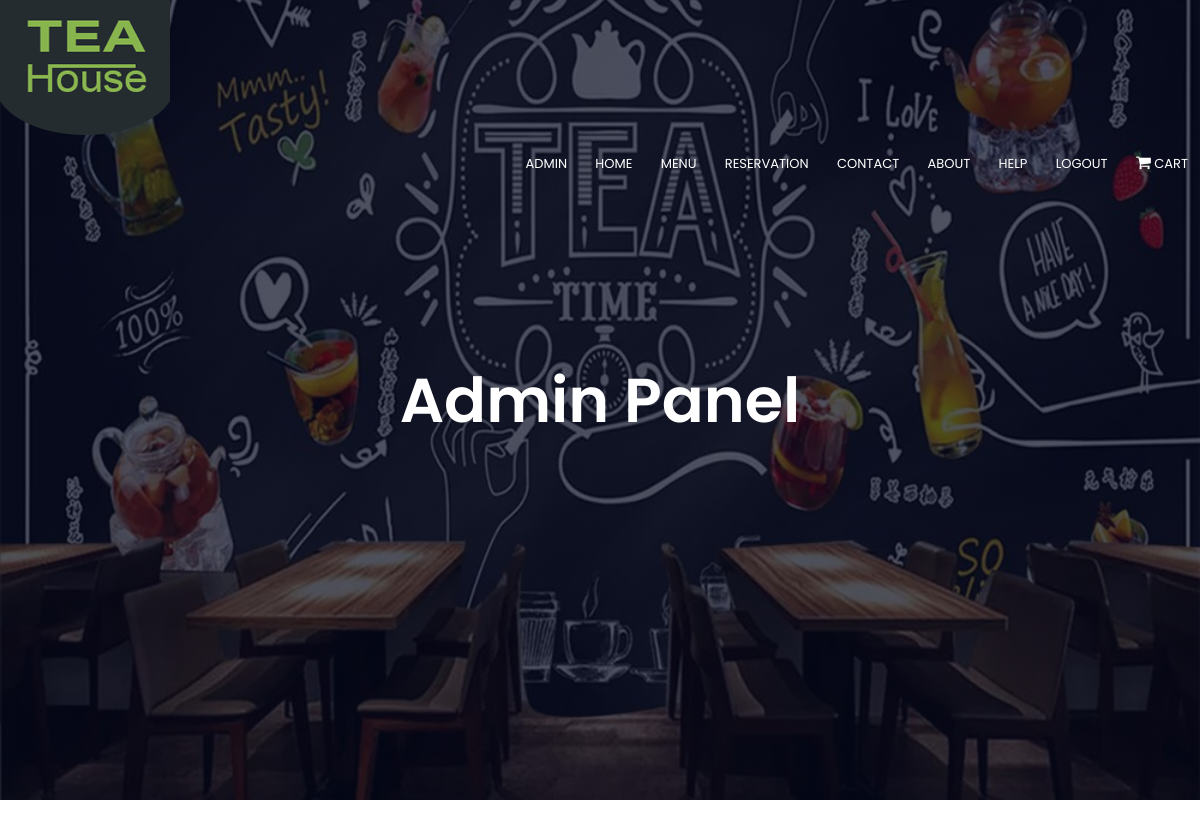
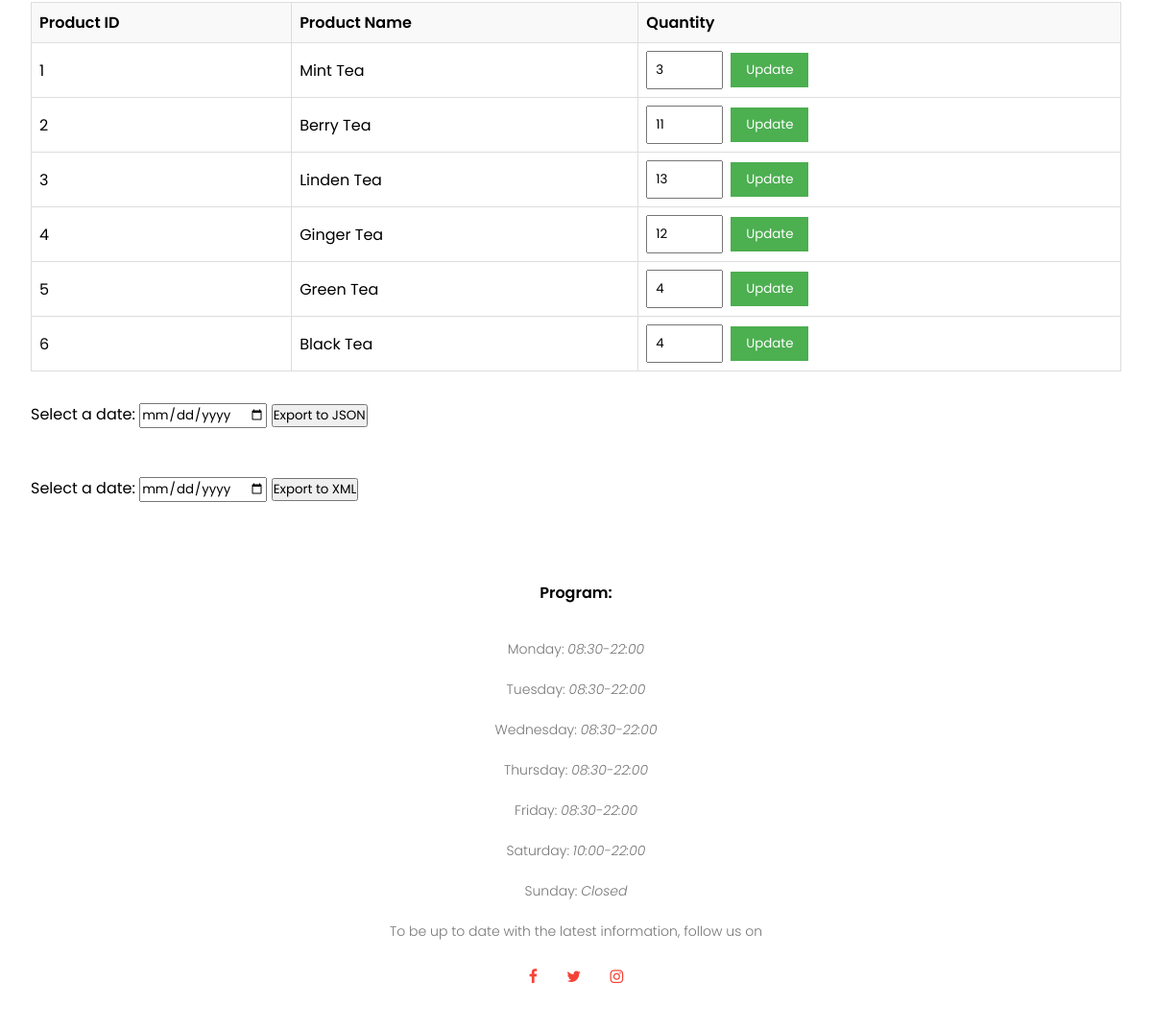
The app's page /admin/admin.php (signed in) with its own data (2 pictures, top to bottom).
### tables this page shows
CREATE TABLE `products` (
  `product_id` int(11) NOT NULL,
  `product_name` varchar(255) DEFAULT NULL,
  `quantity` int(3) NOT NULL
);

### admin/admin.php (the view, shortened to what this page needs)
<?php
if (isset($_SESSION['logged_in']) && $_SESSION['logged_in'] === true && isset($_SESSION['admin_in']) && $_SESSION['admin_in'] === true) {
    $isAdminLoggedIn = true;
} else {
    $isAdminLoggedIn = false;
}
require '../db_conn.php';
$sql = "SELECT * FROM products";
$result = mysqli_query($conn, $sql);
$products = array();
if (mysqli_num_rows($result) > 0) {
    while ($row = mysqli_fetch_assoc($result)) {
        $products[] = $row;
    }
}
?>
<!DOCTYPE html>
<html lang="zxx">
<head>
    <link rel="stylesheet" href="../styles/home.css">
    <link rel="stylesheet" href="../styles/admin.css">
    <link rel="stylesheet" href="https://stackpath.bootstrapcdn.com/font-awesome/4.7.0/css/font-awesome.min.css">
</head>
<body>
<section class="header">
    <div class="text-box">
        <h1>Admin Panel</h1>
    </div>
</section>
<?php if ($isAdminLoggedIn) { ?>
    <section class="admin-panel">
        <table>
            <tr>
                <th>Product ID</th>
                <th>Product Name</th>
                <th>Quantity</th>
            </tr>
            <?php foreach ($products as $product) { ?>
                <tr>
                    <td><?php echo $product['product_id']; ?></td>
                    <td><?php echo $product['product_name']; ?></td>
                    <td>
                        <form action="update_quantity.php" method="POST">
                            <input type="number" name="quantity" value="<?php echo $product['quantity']; ?>">
                            <button type="submit">Update</button>
                        </form>
                    </td>
                </tr>
            <?php } ?>
        </table>
    </section>
<?php } ?>
<?php if ($isAdminLoggedIn) { ?>
        <section class="admin-panel">
            <form method="POST" action="export_json.php">
                <label for="selected_date">Select a date:</label>
                <input type="date" id="selected_date" name="selected_date">
                <button type="submit" name="export">Export to JSON</button>
            </form>
            <br></br>
            <form method="POST" action="export_xml.php">
                <label for="selected_date">Select a date:</label>
                <input type="date" id="selected_date" name="selected_date">
                <button type="submit" name="export_xml">Export to XML</button>
        </form>
    </section>
    <?php } ?>
<section class="footer">
    <h4>Program:</h4>
    <p>Monday: <span style="font-style: italic;">08:30-22:00</span></p>
    <p>Tuesday: <span style="font-style: italic;">08:30-22:00</span></p>
    <p>Wednesday: <span style="font-style: italic;">08:30-22:00</span></p>
    <p>Thursday: <span style="font-style: italic;">08:30-22:00</span></p>
    <p>Friday: <span style="font-style: italic;">08:30-22:00</span></p>
    <p>Saturday: <span style="font-style: italic;">10:00-22:00</span></p>
    <p>Sunday: <span style="font-style: italic;">Closed</span></p>
    <p> To be up to date with the latest information, follow us on</p>
    <div class="icons">
        <i class="fa fa-facebook"></i>
        <i class="fa fa-twitter"></i>
        <i class="fa fa-instagram"></i>
    </div>
</section>
</body>
</html>

### styles/home.css (style rules this page uses)
* { margin : 0; padding : 0; font-family: 'Poppins', sans-serif; }
.header { min-height: 100vh; width: 100%; background-image: linear-gradient(rgba(4,9,30,0.7), rgba(4,9,30,0.7)),url(../images/bck.png); background-position: center; background-size: cover; position: relative; color: #fff; }
.nav-links { flex: 1; text-align: right; }
.nav-links ul li { list-style: none; display: inline-block; padding: 8px 12px; position: relative; }
.nav-links ul li a { color: #fff; text-decoration: none; font-size: 13px; }
.nav-links ul li::after { content: ''; width: 0%; height: 2px; background: #f44336; display: block; margin: auto; transition: 0.5s; }
.text-box { width: 90%; color:#fff; position: absolute; top: 50%; left: 50%; transform: translate(-50%,-50%); text-align: center; }
.text-box h1 { font-size: 62px; }
nav .fa { display: none; }
h1 { font-size: 36px; font-weight: 600; }
p { color:#777; font-size: 14px; font-weight: 300; line-height: 22px; padding: 10px; }
h4 { text-align: center; font-weight: 600; margin: -50px 0; }
.footer { width: 100%; text-align: center; padding: 30px 0; }
.footer h4 { margin-bottom: 25px; margin-top: 20px; font-weight: 600; }
.icons .fa { color: #f44336; margin:0 13px; cursor: pointer; padding: 18px 0; }

### styles/admin.css (style rules this page uses)
.admin-panel { margin: 2rem; }
.admin-panel table { width: 100%; border-collapse: collapse; }
.admin-panel table th, .admin-panel table td { padding: 0.5rem; border: 1px solid #ddd; }
.admin-panel table th { background-color: #f9f9f9; text-align: left; font-weight: 600; }
.admin-panel table td form { display: flex; align-items: center; }
.admin-panel table td input[type="number"] { width: 60px; padding: 0.5rem; }
.admin-panel table td button { margin-left: 0.5rem; padding: 0.5rem 1rem; background-color: #4CAF50; color: #fff; border: none; cursor: pointer; }

### records on screen
products: product_id "1", product_name "Mint Tea", quantity "3"
products: product_id "2", product_name "Berry Tea", quantity "11"
products: product_id "3", product_name "Linden Tea", quantity "13"
products: product_id "4", product_name "Ginger Tea", quantity "12"
products: product_id "5", product_name "Green Tea", quantity "4"
products: product_id "6", product_name "Black Tea", quantity "4"
